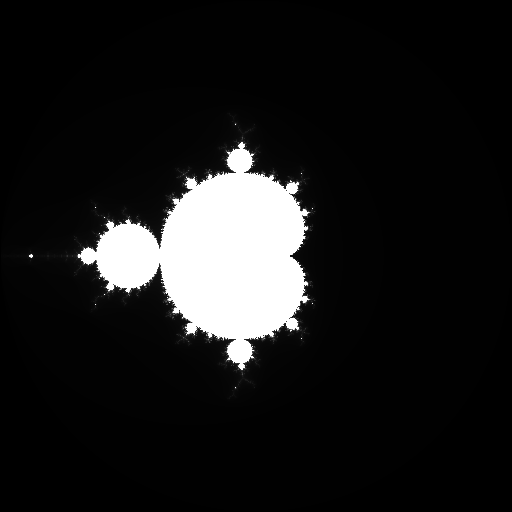

This chart was generated by the following Python code:

from PIL import Image
import random

imgx, imgy = 513, 513

image = Image.new("RGB",(imgx,imgy))

coordinate = []
values = []
count = 0

color1 = (0,0,0)
color2 = (20,20,20)
color3 = (40,40,40)
color4 = (60,60,60)
color5 = (80,80,80)
color6 = (100,100,100)
color7 = (120,120,120)
color8 = (140,140,140)
color9 = (180,180,180)
color10 = (200,200,200)
color11 = (220,220,220)
color12 = (240,240,240)
color13 = (255,255,255)
color14 = (240,240,240)
color15 = (220,220,220)
color16 = (200,200,200)
color17 = (180,180,180)
color18 = (180,180,180)

def mandelbrot(a,b):
	global color1, color2, color3, color4, color5, color6, color7, color8, color9, color10, color11, color12, color13, color14, color15, color16, color17, color18, re_coef, ima_coef, count, check
	if count > 16:
		return color18



	if (a**2 + b**2) >= 4:

		if count == 0:
			return color1
		elif count == 1:
			return color2
		elif count == 2:
			return color3
		elif count == 3:
			return color4
		elif count == 4:
			return color5
		elif count == 5:
			return color6
		elif count == 6:
			return color7
		elif count == 7:
			return color8
		elif count == 8:
			return color9
		elif count == 9:
			return color10
		elif count == 10:
			return color11
		elif count == 11:
			return color12
		elif count == 12:
			return color13
		elif count == 13:
			return color14
		elif count == 14:
			return color15
		elif count == 15:
			return color16
		elif count == 16:
			return color17
	count += 1
	return mandelbrot((a**2 - b**2 + re_coef), (2*a*b + ima_coef))




for i in range(513):
	for j in range(513):
		coordinate.append([j,i])

for x in range(513):
	for y in range(513):
		values.append([-2+(y/128), 2-(x/128)])

for k in range(513*513):
	re_coef = values[k][0]
	ima_coef = values[k][1]
	count = 0
	color = mandelbrot(re_coef,ima_coef)
	image.putpixel((coordinate[k][0], coordinate[k][1]),color)

image.save("mandelbrot.png", "PNG")
